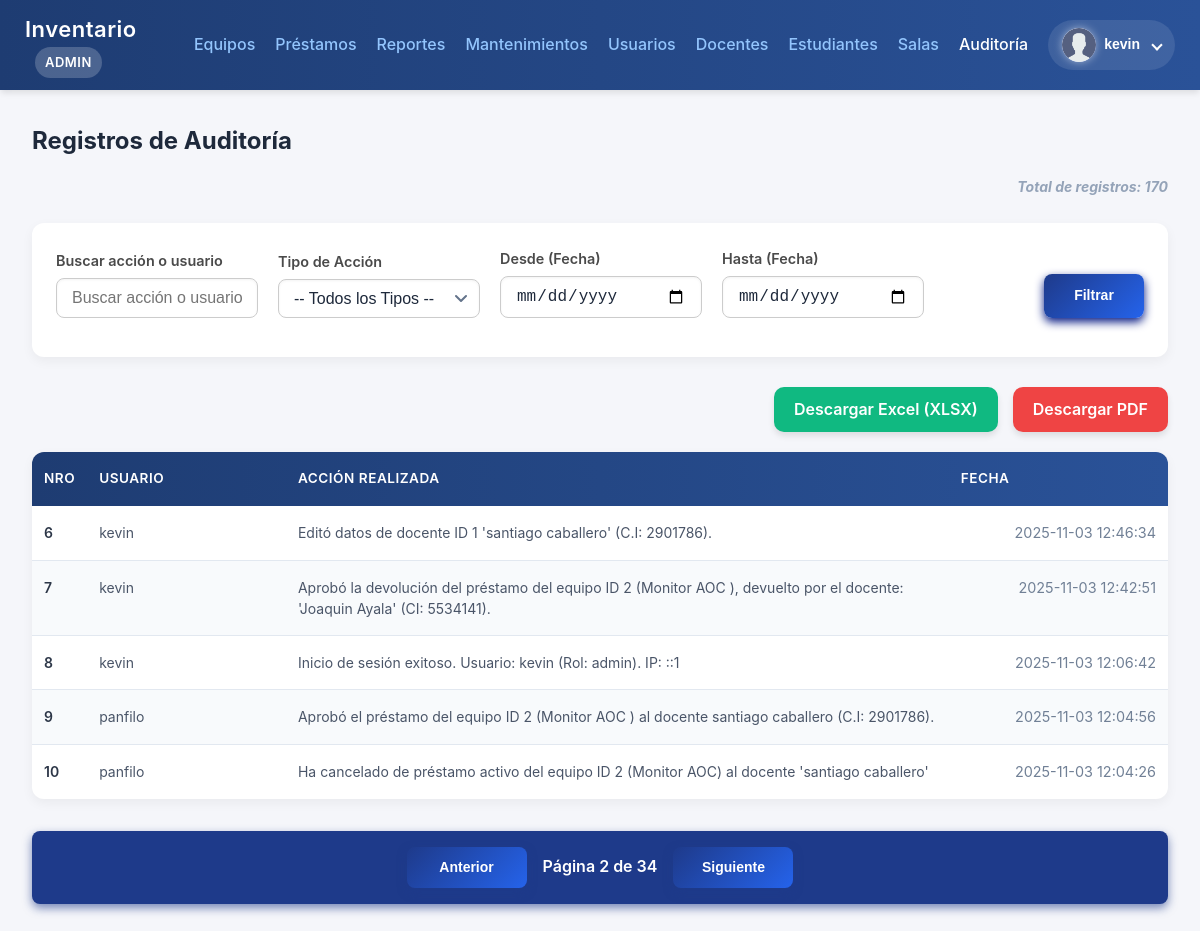
The page /public/auditoria.php?pagina=2 (signed in) on the database its author committed.
### tables this page shows
CREATE TABLE `auditoria` (
  `id` int(11) NOT NULL,
  `usuario_id` int(11) NOT NULL,
  `accion` text NOT NULL,
  `tipo_accion` varchar(50) DEFAULT NULL,
  `ip_usuario` varchar(250) NOT NULL,
  `user_agent` varchar(250) NOT NULL,
  `fecha` datetime NOT NULL
);

### public/auditoria.php (the view, shortened to what this page needs)
<?php
require __DIR__ . '/../init.php';
$items_por_pagina = 5;
$pagina_actual = $_GET['pagina'] ?? 1;
$pagina_actual = max(1, (int)$pagina_actual);
$search = trim($_GET['q'] ?? '');
$fecha_inicio = trim($_GET['fecha_inicio'] ?? '');
$fecha_fin = trim($_GET['fecha_fin'] ?? '');
$params = [];
$types = '';
$where = '';
$count_params = $params;
$count_types = $types;
$sql_count = "
    SELECT COUNT(*) AS total
    FROM auditoria a
    LEFT JOIN usuarios u ON a.usuario_id = u.id
    LEFT JOIN docentes d ON a.usuario_id = d.id
    " . $where;
if (!empty($count_params)) {
    $stmt_count = $mysqli->prepare($sql_count);
    if ($stmt_count) {
        $stmt_count->bind_param($count_types, ...$count_params);
        $stmt_count->execute();
        $result_count = $stmt_count->get_result();
        $total_registros = $result_count->fetch_assoc()['total'];
        $stmt_count->close();
    } else {
        die("Error al preparar el COUNT: " . $mysqli->error);
    }
} else {
    $result_count = $mysqli->query($sql_count);
    $total_registros = $result_count->fetch_assoc()['total'];
}
$total_paginas = ceil($total_registros / $items_por_pagina);
$pagina_actual = min($pagina_actual, $total_paginas);
$offset = ($pagina_actual - 1) * $items_por_pagina;
$sql = "
    SELECT
        a.id,
        a.accion,
        a.fecha,
        a.tipo_accion,
        -- ⭐ LOGICA CONDICIONAL DE ACTOR
        CASE
            WHEN a.tipo_accion = 'CESION' THEN
                -- Extrae el nombre del Docente Cedente del campo 'a.accion'.
                -- Ejemplo: 'El/la Docente Joaquin Profe (...) cedió...'
                SUBSTRING_INDEX(
                    SUBSTRING_INDEX(a.accion, ' cedió el equipo', 1),
                    'Docente ', -1
                )
            ELSE
                -- Mantiene la lógica normal: Usuario o Docente asociado al a.usuario_id
                COALESCE(u.nombre, CONCAT(d.nombre, ' ', d.apellido))
        END AS nombre_actor
    FROM auditoria a
    -- Se mantienen las uniones para que el filtro de búsqueda funcione correctamente
    LEFT JOIN usuarios u ON a.usuario_id = u.id
    LEFT JOIN docentes d ON a.usuario_id = d.id
    $where
    ORDER BY a.fecha DESC
    LIMIT ? OFFSET ?
";
$data_params = $params;
$data_types = $types . 'ii';
$data_params[] = $items_por_pagina;
$data_params[] = $offset;
$stmt = $mysqli->prepare($sql);
if ($stmt) {
    $bind_params = array_merge([$data_types], $data_params);
    $refs = [];
    foreach ($bind_params as $key => $value) $refs[$key] = &$bind_params[$key];
    call_user_func_array([$stmt, 'bind_param'], $refs);
    $stmt->execute();
    $result = $stmt->get_result();
} else {
    die("Error al preparar la consulta de datos: " . $mysqli->error);
}
$current_query = $_GET;
unset($current_query['pagina']);
$contador = $offset;
?>
<!doctype html>
<html lang="es">
<head>
    <link rel="stylesheet" href="../css/general.css">
    <link rel="stylesheet" href="../css/reportes.css">
</head>
<body>
    <?php include __DIR__ . '/navbar.php'; ?>
    <div class="container">
        <h2 class="mb-2">Registros de Auditoría</h2>
        <h3 class="text-right muted mb-3">Total de registros: <?= $total_registros ?></h3>
        <div class="filter-card">
            <form method="get" class="form-row">
                <div class="form-group-custom">
                    <label for="q">Buscar acción o usuario</label>
                    <input type="text" id="q" name="q" placeholder="Buscar acción o usuario..." value="<?= htmlspecialchars($search) ?>">
                </div>
                <div class="form-group-custom">
                    <label for="tipo">Tipo de Acción</label>
                    <select name="tipo" id="tipo">
                        <option value="">-- Todos los Tipos --</option>
                    </select>
                </div>
                <div class="form-group-custom">
                    <label for="fecha_inicio">Desde (Fecha)</label>
                    <input type="date" id="fecha_inicio" name="fecha_inicio" value="<?= htmlspecialchars($fecha_inicio) ?>">
                </div>
                <div class="form-group-custom">
                    <label for="fecha_fin">Hasta (Fecha)</label>
                    <input type="date" id="fecha_fin" name="fecha_fin" value="<?= htmlspecialchars($fecha_fin) ?>">
                </div>
                <div class="form-group-custom" style="flex-grow: 0;">
                    <button type="submit" class="btn-filter-custom">Filtrar</button>
                </div>
            </form>
        </div>
        <div class="report-buttons">
            <?php $query_string = http_build_query($_GET); ?>
            <a href="generar_reporte.php?formato=xlsx&<?= $query_string ?>" class="btn-excel-xlsx">Descargar Excel (XLSX)</a>
            <a href="generar_reporte.php?formato=pdf&<?= $query_string ?>" class="btn-pdf">Descargar PDF</a>
        </div>
        <table>
            <thead>
                <tr>
                    <th>Nro</th>
                    <th>Usuario</th>
                    <th>Acción realizada</th>
                    <th>Fecha</th>
                </tr>
            </thead>
            <tbody>
                <?php if ($total_registros > 0 && $result->num_rows > 0): ?>
                    <?php while ($row = $result->fetch_assoc()): ?>
                        <?php $contador++; ?>
                        <tr>
                            <td data-label="Nro"><?= $contador ?></td>
                            <td data-label="Usuario"><?= htmlspecialchars($row['nombre_actor'] ?? 'Sistema/Anónimo') ?></td>
                            <td data-label="Acción"><?= htmlspecialchars($row['accion']) ?></td>
                            <td data-label="Fecha" class="align-left"><?= htmlspecialchars($row['fecha']) ?></td>
                        </tr>
                    <?php endwhile; ?>
                <?php else: ?>
                    <tr>
                        <td colspan="4" class="text-center muted">No se encontraron registros de auditoría con los filtros aplicados.</td>
                    </tr>
                <?php endif; ?>
            </tbody>
        </table>
        <div class="pagination-container">
            <?php
            $prev_query = $current_query;
            $prev_query['pagina'] = $pagina_actual - 1;
            $prev_link = http_build_query($prev_query);
            ?>
            <button class="pagination-button" <?= $pagina_actual <= 1 ? 'disabled' : '' ?> onclick="window.location.href='?<?= $prev_link ?>'">Anterior</button>
            <span class="pagination-info">Página <?= $pagina_actual ?> de <?= $total_paginas ?></span>
            <?php
            $next_query = $current_query;
            $next_query['pagina'] = $pagina_actual + 1;
            $next_link = http_build_query($next_query);
            ?>
            <button class="pagination-button" <?= $pagina_actual >= $total_paginas ? 'disabled' : '' ?> onclick="window.location.href='?<?= $next_link ?>'">Siguiente</button>
        </div>
    </div>
</body>
</html>

### css/general.css (style rules this page uses)
body { scrollbar-width: none; -ms-overflow-style: none; overflow-y: scroll; }
:root { --primary-color: #6366f1; --primary-hover: #4f46e5; --primary-light: #818cf8; --secondary-color: #0f172a; --secondary-light: #1e293b; --success-color: #10b981; --success-bg: #d1fae5; --warning-color: #f59e0b; --warning-bg: #fef3c7; --danger-color: #ef4444; --danger-bg: #fee2e2; --info-color: #3b82f6; --info-bg: #dbeafe; --bg-primary: #f8fafc; --bg-secondary: #ffffff; --bg-dark: #0f172a; --border-color: #e2e8f0; --text-primary: #1e293b; --text-secondary: #64748b; --text-muted: #94a3b8; --shadow-sm: 0 1px 2px 0 rgba(0, 0, 0, 0.05); --shadow-md: 0 4px 6px -1px rgba(0, 0, 0, 0.1); --shadow-lg: 0 10px 15px -3px rgba(0, 0, 0, 0.1); --shadow-xl: 0 20px 25px -5px rgba(0, 0, 0, 0.1); --transition-fast: 150ms ease-in-out; --transition-normal: 300ms ease-in-out; --spacing-xs: 0.25rem; --spacing-sm: 0.5rem; --spacing-md: 1rem; --spacing-lg: 1.5rem; --spacing-xl: 2rem; --radius-sm: 6px; --radius-md: 8px; --radius-lg: 12px; --radius-xl: 16px; --radius-full: 9999px; }
* { margin: 0; padding: 0; box-sizing: border-box; }
body { font-family: 'Inter', -apple-system, BlinkMacSystemFont, 'Segoe UI', Roboto, 'Helvetica Neue', Arial, sans-serif; background: var(--bg-primary); color: var(--text-primary); line-height: 1.6; -webkit-font-smoothing: antialiased; -moz-osx-font-smoothing: grayscale; }
.container { max-width: 1400px; margin: 0 auto; padding: var(--spacing-xl); }
table { width: 100%; border-collapse: separate; border-spacing: 0; background: var(--bg-secondary); border-radius: 0; overflow: hidden; box-shadow: var(--shadow-md); }
thead { background: linear-gradient(135deg, var(--primary-color) 0%, var(--primary-hover) 100%); color: white; }
th { padding: 1rem; text-align: left; font-weight: 600; font-size: 0.875rem; text-transform: uppercase; letter-spacing: 0.5px; white-space: nowrap; }
tbody tr { border-bottom: 1px solid var(--border-color); transition: all var(--transition-fast); }
tbody tr:last-child { border-bottom: none; }
td { padding: 1rem; vertical-align: middle; font-size: 0.875rem; }
td[data-label]::before { content: attr(data-label) ": "; font-weight: 600; display: none; }
.btn, button, input[type="submit"] { display: inline-flex; align-items: center; justify-content: center; gap: var(--spacing-sm); padding: 0.625rem 1.25rem; font-size: 0.875rem; font-weight: 600; border-radius: var(--radius-md); border: none; cursor: pointer; transition: all var(--transition-fast); text-decoration: none; white-space: nowrap; line-height: 1.5; }
.btn, .btn-primary, button[type="submit"] { background: linear-gradient(135deg, #1e3a8a 0%, #2563eb 100%); color: white; box-shadow: 0 4px 10px rgb(6, 25, 131); }
label { display: block; font-weight: 600; color: var(--text-primary); margin-bottom: var(--spacing-sm); font-size: 0.875rem; }
input[type="text"], input[type="email"], input[type="password"], input[type="date"], input[type="number"], select, textarea { width: 100%; padding: 0.75rem; border: 2px solid var(--border-color); border-radius: var(--radius-md); font-size: 0.875rem; transition: all var(--transition-fast); background: var(--bg-secondary); color: var(--text-primary); }
select { appearance: none; background-repeat: no-repeat; background-position: right 0.75rem center; padding-right: 2.5rem; }
.muted { color: var(--text-muted); font-size: 0.875rem; font-style: italic; }
a { color: var(--primary-color); text-decoration: none; transition: all var(--transition-fast); }
.text-right { text-align: right; }
.mb-2 { margin-bottom: var(--spacing-md); }
.mb-3 { margin-bottom: var(--spacing-lg); }

### css/navbar.css (style rules this page uses)
:root { --primary-color: #6366f1; --secondary-color: #0f172a; --secondary-light: #1e293b; --bg-dark: #0f172a; --shadow-md: 0 4px 6px -1px rgba(0, 0, 0, 0.1); --transition-fast: 150ms ease-in-out; --bg-secondary: #ffffff; --text-primary: #1e293b; --table-header-bg: #1e3a8a; --table-header-text: #ffffff; }
body { margin: 0; font-family: 'Inter', -apple-system, BlinkMacSystemFont, 'Segoe UI', Roboto, sans-serif; background-color: #f5f6fa; }

### rows shown on the page
auditoria: nombre_actor "kevin", accion "Editó datos de docente ID 1 'santiago caballero' (C.I: 2901786).", fecha "2025-11-03 12:46:34"
auditoria: nombre_actor "kevin", accion "Aprobó la devolución del préstamo del equipo ID 2 (Monitor AOC ), devuelto por el docente: 'Joaquin Ayala' (CI: 5534141).", fecha "2025-11-03 12:42:51"
auditoria: nombre_actor "kevin", accion "Inicio de sesión exitoso. Usuario: kevin (Rol: admin). IP: ::1", fecha "2025-11-03 12:06:42"
auditoria: nombre_actor "panfilo", accion "Aprobó el préstamo del equipo ID 2 (Monitor AOC ) al docente santiago caballero (C.I: 2901786).", fecha "2025-11-03 12:04:56"
auditoria: nombre_actor "panfilo", accion "Ha cancelado de préstamo activo del equipo ID 2 (Monitor AOC) al docente 'santiago caballero'", fecha "2025-11-03 12:04:26"

### other values the page prints
$rol "ADMIN"
user()['nombre'] "kevin"
$total_registros "170"
$pagina_actual "2"
$total_paginas "34"
